Frame 1 (no input): blank canvas, image omitted
Frame 60 (no input): blank canvas, image omitted
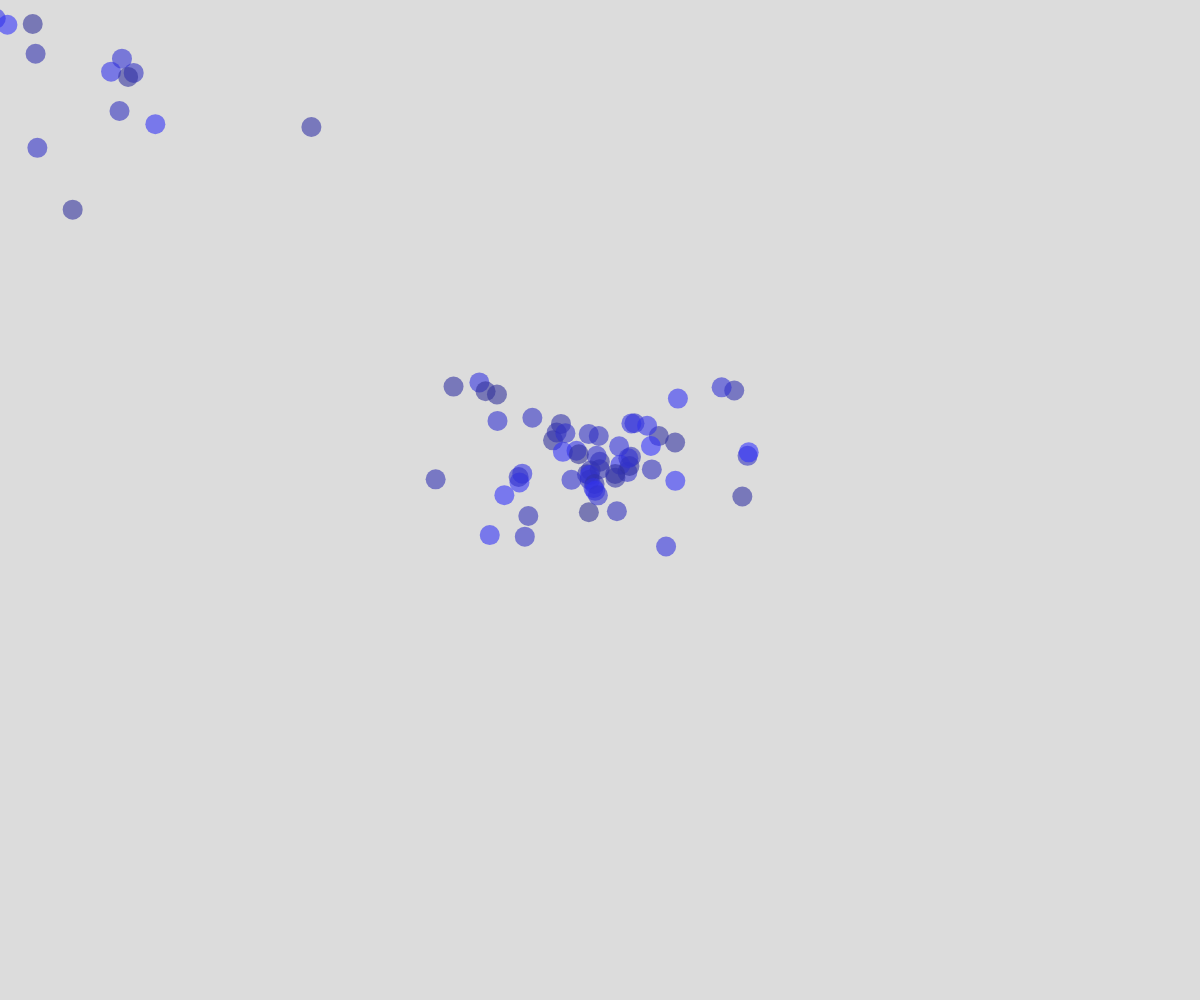
Frame 120 (the mouse pressed at the canvas centre since frame 60)

The p5.js sketch whose frames 1 and 60 were blank and that drew this single picture after the mouse press (run headless with seeded random() and noise() and a simulated clock; from frame 60 on, the mouse is pressed at the canvas centre):

// p5.js sketch
// ── sketch.js
// Vector Basics
// Jillian
// Nov 1, 2023
// Using Vectors for motion(pos, vel, accel)


// Extra for Experts:
// - describe what you did to take this project "above and beyond"

let movers = [];

function setup() {
  createCanvas(windowWidth, windowHeight);
}

function mousePressed(){
  movers.push(new Mover(mouseX, mouseY));
}

function draw() {
  movers.push(new Mover(mouseX, mouseY));
  background(220);
  for(let i = 0; i < movers.length; i ++){
    let m = movers[i];
    m.move();
    m.display();
    if(m.alive === false){
      movers.splice(i, 1);
    }
  }
}

class Mover{
  constructor(x, y){
    this.pos = createVector(x, y); // this.pos.x  this.pos.y
    this.c = color(50, 50, random(150, 255), 150);
    this.vel = createVector(random(-3, 3), random(-2, -5));
    this.gravity = createVector(0, 0.1);
    this.alive = true;
    this.lifetime = Math.floor(random(60, 120));
  }
  //class method

  move(){
    //update velocity by forces first 
    this.vel.add(this.gravity);
    this.pos.add(this.vel);
    this.lifetime --;
    if(this.lifetime < 0){
      this.alive = false;
    }
  }

  display(){
    fill(this.c); 
    noStroke();
    push();
    translate(this.x, this.y);
    circle(this.pos.x, this.pos.y, 20);
    pop();
  }
}

function overlay(){
  
}
